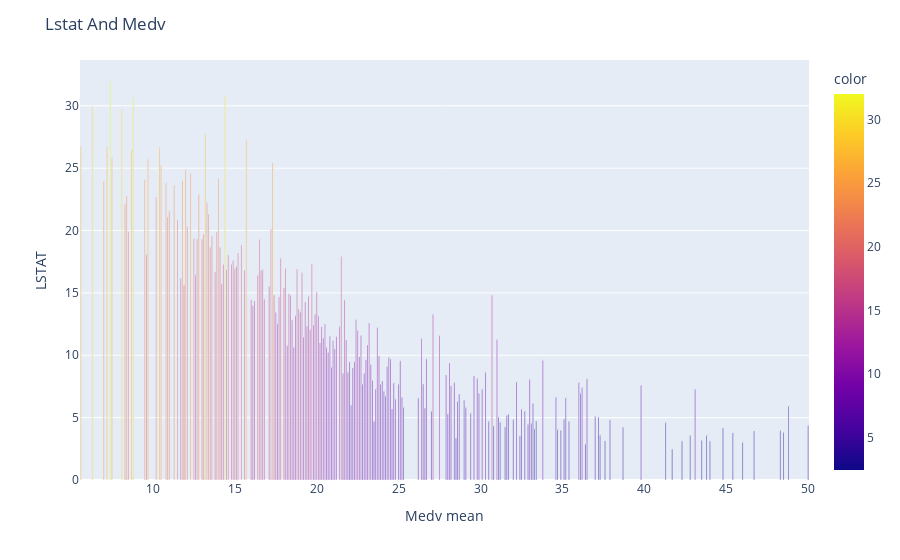

This figure's notebook cell:
### Code cell
fig=px.bar(
    x=lstatAndMedv.index,
    y=lstatAndMedv.values,
    color=lstatAndMedv.values,
    text=lstatAndMedv.values
    
)
fig.update_traces(width=0.05)
fig.update_layout(
    title="Lstat And Medv",
    xaxis=dict(
        title="Medv mean"
    ),
     yaxis=dict(
        title="LSTAT"
    )
    
)
fig.show()

### Figure 1 — Plotly figure (JSON) as saved in the notebook; plotly's stock layout.template omitted (floating-point values rounded to 4 significant figures; data arrays with more than 128 entries replaced by an {"elided": "..."} marker saying what was removed)
{"data": [{"alignmentgroup": "True", "hovertemplate": "x=%{x}<br>y=%{y}<br>text=%{text}<br>color=%{marker.color}<extra></extra>", "legendgroup": "", "marker": {"color": {"elided": "224 float values"}, "coloraxis": "coloraxis", "pattern": {"shape": ""}}, "name": "", "offsetgroup": "", "orientation": "v", "showlegend": false, "text": {"elided": "224 float values"}, "textposition": "auto", "type": "bar", "width": 0.05, "x": {"elided": "224 float values"}, "xaxis": "x", "y": {"elided": "224 float values"}, "yaxis": "y"}], "layout": {"barmode": "relative", "coloraxis": {"colorbar": {"title": {"text": "color"}}, "colorscale": [[0, "#0d0887"], [0.1111, "#46039f"], [0.2222, "#7201a8"], [0.3333, "#9c179e"], [0.4444, "#bd3786"], [0.5556, "#d8576b"], [0.6667, "#ed7953"], [0.7778, "#fb9f3a"], [0.8889, "#fdca26"], [1, "#f0f921"]]}, "legend": {"tracegroupgap": 0}, "margin": {"t": 60}, "title": {"text": "Lstat And Medv"}, "xaxis": {"anchor": "y", "domain": [0, 1], "title": {"text": "Medv mean"}}, "yaxis": {"anchor": "x", "domain": [0, 1], "title": {"text": "LSTAT"}}}}
